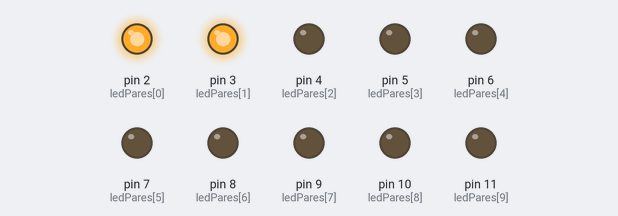
Bench run of a sketch on a simulated Arduino Uno, built with avr-gcc and run on an emulated ATmega328P. Shown: output pins drawn as LEDs (lit = HIGH).

Above: at 0.5 s.
At 2.5 s:
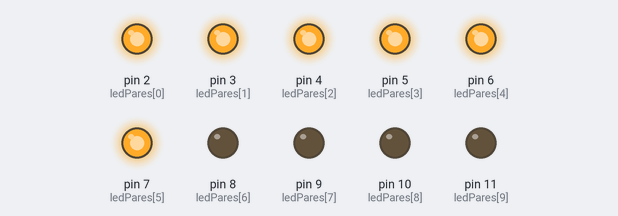
At 4.5 s:
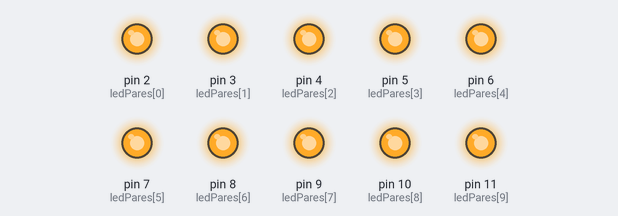
At 8.5 s:
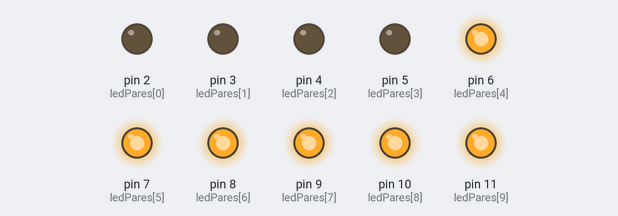
At 16.0 s:
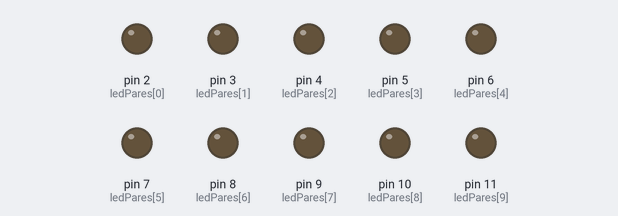
At 21.5 s:
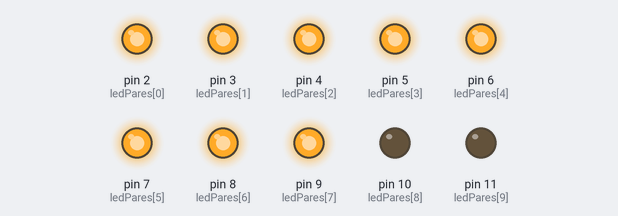
Timing chart, 0 to 23.4 s (numbered marks = the images above):
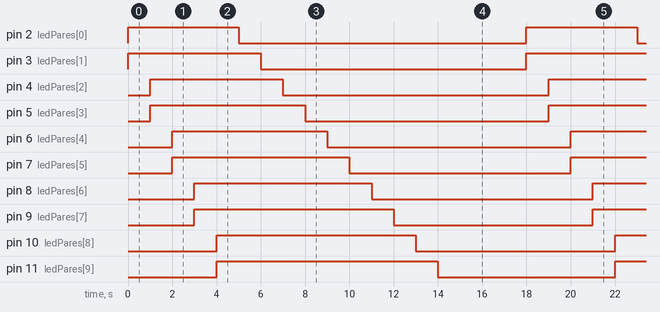

Measured:
- by itself, pin 2 (ledPares[0]): alternates HIGH for 5.0 s and LOW for 13.0 s
- by itself, pin 3 (ledPares[1]), pin 4 (ledPares[2]): alternates HIGH for 6.0 s and LOW for 12.0 s
- by itself, pin 5 (ledPares[3]), pin 6 (ledPares[4]): alternates HIGH for 7.0 s and LOW for 11.0 s
- by itself, pin 7 (ledPares[5]), pin 8 (ledPares[6]): alternates HIGH for 8.0 s and LOW for 10.0 s
- by itself, pin 9 (ledPares[7]), pin 10 (ledPares[8]): alternates HIGH for 9.0 s and LOW for 9.0 s
- by itself, pin 11 (ledPares[9]): alternates HIGH for 10.0 s and LOW for 8.0 s

The sketch:

taller_1.ino
```cpp
// Variables
int ledPares[] = {2, 3, 4, 5, 6, 7, 8, 9, 10, 11}; // Pines de los LEDs
int tiemposEncendido[] = {500, 1000, 1500, 2000, 2500, 3000, 3500, 4000, 4500, 5000}; // Tiempos de encendido para cada par
int numCiclos = 2; // Número de ciclos que deseas repetir
//----------------------------------------------------------------------------------------------------------------------------
// Configuración de leds como "salidas"
void setup() {
  //Usar la función "pinMode" para establecer de forma individual las variables dentro del arreglo "ledPares" como outpout/salidas
  for (int i = 0; i < 10; i++) {
    pinMode(ledPares[i], OUTPUT);
  }
}
//----------------------------------------------------------------------------------------------------------------------------
void loop() {

  //Iniciar un cliclo "while" para repetir el número de ciclos que queramos
  while (numCiclos > 0) {
    //Iniciamos los ciclos for para encender los leds y luego apagarlos
    //Ciclo for de encendido
    for (int i = 0; i < 10; i += 2) { //inicio de for
      digitalWrite(ledPares[i], HIGH); // Enciende el primer LED del par
      digitalWrite(ledPares[i + 1], HIGH); // Enciende el segundo LED del par
      delay(1000); // Espera 1 segundo entre pares de LEDs para repetir el ciclo for de encendido
    } //fin de for

    //ciclo for de apagado
    for (int i = 0; i < 10; i++) { //inicio de for
      digitalWrite(ledPares[i], LOW); // Apagar el LED
      delay(1000); // Espera 1 segundo antes de repetir el ciclo for de apagado
    } //fin de for
    // fin de los ciclos de encedido y apagado

    delay(3000); // Espera 3 segundo antes de repetir el ciclo while
    numCiclos--; // restar "1" en el número  de ciclos elegidos

  }//Fin del ciclo while para repetir el número de ciclos
}
      //Código no ocupado para apagar en secuencia de inicio
      //delay(tiemposEncendido[i/2]); // Espera el tiempo de encendido para el par
      //digitalWrite(ledPares[i], LOW); // Apaga el primer LED del par
      //digitalWrite(ledPares[i + 1], LOW); // Apaga el segundo LED del par
```
